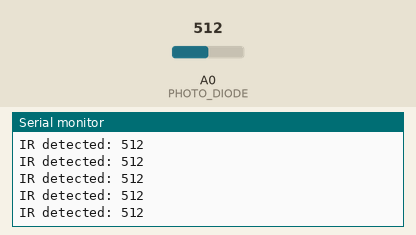
This sketch was run on a simulated Arduino Uno, built with avr-gcc and run on an emulated ATmega328P. Shown: the last lines printed to the serial monitor. The test bench sets the inputs (shaded band); at power-on: A0 (PHOTO_DIODE) = 512.

Above: at 4.2 s.
4.3 s: A0 (PHOTO_DIODE) set to 989
At 4.8 s:
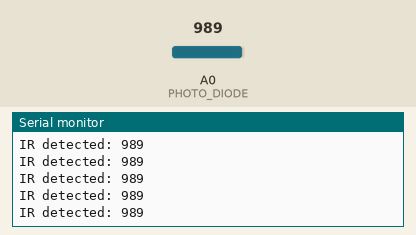
7.3 s: A0 (PHOTO_DIODE) set to 1014
At 8.1 s:
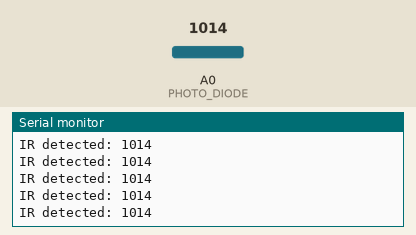
Timing chart, 0 to 10.3 s (numbered marks = the images above; inputs shaded):
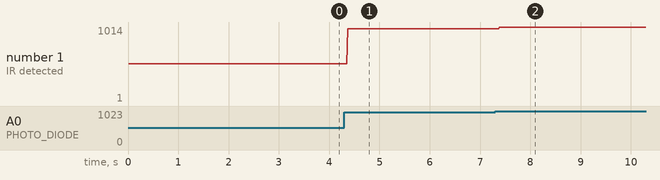

Measured:
- after the input at 4.3 s, the serial monitor: prints a new line after 0.07 s (image 1)
- after the input at 7.3 s, the serial monitor: prints a new line after 0.09 s (image 2)
- plotted number 1: 512 → 989 after the input at 4.3 s, 989 → 1 after the input at 7.3 s

The sketch:

IRSensor.ino
```cpp
const int PHOTO_DIODE = A0;
int inputVal = 0;

void setup() {
	Serial.begin(9600);
}

void loop() {
	inputVal = analogRead(PHOTO_DIODE);
	delay(10);
	if (inputVal) {
		Serial.print("IR detected: ");
		Serial.println(inputVal);
	}
}
```
